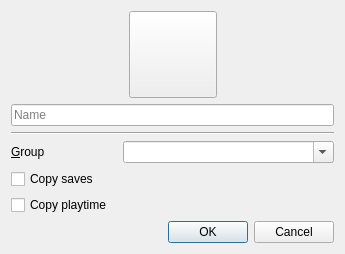
<?xml version="1.0" encoding="UTF-8"?>
<ui version="4.0">
 <class>CopyInstanceDialog</class>
 <widget class="QDialog" name="CopyInstanceDialog">
  <property name="windowModality">
   <enum>Qt::ApplicationModal</enum>
  </property>
  <property name="geometry">
   <rect>
    <x>0</x>
    <y>0</y>
    <width>345</width>
    <height>251</height>
   </rect>
  </property>
  <property name="windowTitle">
   <string>Copy Instance</string>
  </property>
  <property name="windowIcon">
   <iconset>
    <normaloff>:/icons/toolbar/copy</normaloff>:/icons/toolbar/copy</iconset>
  </property>
  <property name="modal">
   <bool>true</bool>
  </property>
  <layout class="QVBoxLayout" name="verticalLayout">
   <item>
    <layout class="QHBoxLayout" name="iconBtnLayout">
     <item>
      <spacer name="iconBtnLeftSpacer">
       <property name="orientation">
        <enum>Qt::Horizontal</enum>
       </property>
       <property name="sizeHint" stdset="0">
        <size>
         <width>40</width>
         <height>20</height>
        </size>
       </property>
      </spacer>
     </item>
     <item>
      <widget class="QToolButton" name="iconButton">
       <property name="icon">
        <iconset>
         <normaloff>:/icons/instances/infinity</normaloff>:/icons/instances/infinity</iconset>
       </property>
       <property name="iconSize">
        <size>
         <width>80</width>
         <height>80</height>
        </size>
       </property>
      </widget>
     </item>
     <item>
      <spacer name="iconBtnRightSpacer">
       <property name="orientation">
        <enum>Qt::Horizontal</enum>
       </property>
       <property name="sizeHint" stdset="0">
        <size>
         <width>40</width>
         <height>20</height>
        </size>
       </property>
      </spacer>
     </item>
    </layout>
   </item>
   <item>
    <widget class="QLineEdit" name="instNameTextBox">
     <property name="placeholderText">
      <string>Name</string>
     </property>
    </widget>
   </item>
   <item>
    <widget class="Line" name="line">
     <property name="orientation">
      <enum>Qt::Horizontal</enum>
     </property>
    </widget>
   </item>
   <item>
    <layout class="QGridLayout" name="gridLayout">
     <item row="0" column="0">
      <widget class="QLabel" name="labelVersion_3">
       <property name="text">
        <string>&amp;Group</string>
       </property>
       <property name="buddy">
        <cstring>groupBox</cstring>
       </property>
      </widget>
     </item>
     <item row="0" column="1" colspan="2">
      <widget class="QComboBox" name="groupBox">
       <property name="sizePolicy">
        <sizepolicy hsizetype="Expanding" vsizetype="Fixed">
         <horstretch>0</horstretch>
         <verstretch>0</verstretch>
        </sizepolicy>
       </property>
       <property name="editable">
        <bool>true</bool>
       </property>
      </widget>
     </item>
    </layout>
   </item>
   <item>
    <widget class="QCheckBox" name="copySavesCheckbox">
     <property name="text">
      <string>Copy saves</string>
     </property>
    </widget>
   </item>
   <item>
    <widget class="QCheckBox" name="copyPlaytimeCheckbox">
     <property name="text">
      <string>Copy playtime</string>
     </property>
    </widget>
   </item>
   <item>
    <widget class="QDialogButtonBox" name="buttonBox">
     <property name="orientation">
      <enum>Qt::Horizontal</enum>
     </property>
     <property name="standardButtons">
      <set>QDialogButtonBox::Cancel|QDialogButtonBox::Ok</set>
     </property>
    </widget>
   </item>
  </layout>
 </widget>
 <resources/>
 <connections>
  <connection>
   <sender>buttonBox</sender>
   <signal>accepted()</signal>
   <receiver>CopyInstanceDialog</receiver>
   <slot>accept()</slot>
   <hints>
    <hint type="sourcelabel">
     <x>248</x>
     <y>254</y>
    </hint>
    <hint type="destinationlabel">
     <x>157</x>
     <y>274</y>
    </hint>
   </hints>
  </connection>
  <connection>
   <sender>buttonBox</sender>
   <signal>rejected()</signal>
   <receiver>CopyInstanceDialog</receiver>
   <slot>reject()</slot>
   <hints>
    <hint type="sourcelabel">
     <x>316</x>
     <y>260</y>
    </hint>
    <hint type="destinationlabel">
     <x>286</x>
     <y>274</y>
    </hint>
   </hints>
  </connection>
 </connections>
</ui>
